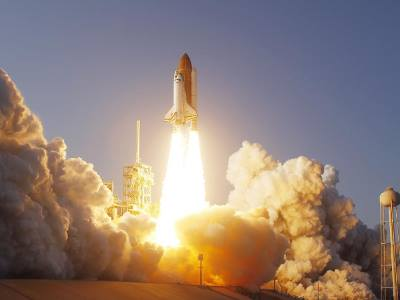
#> input picture Projet3/essai.jpeg, 400 x 300 px
$ python proj3.py   (Python 2 division)
#> lines starting #> are read from the running program, lines starting #| are printed output that depends on the picture
# -*- coding: utf-8 -*-

import numpy as np
import random as rd
import matplotlib.image as img
import matplotlib.pyplot as plt
import matplotlib.cm as cm

# 1. Housholder
"""
Fonction qui prend deux vecteurs X,Y de même norme et renvoie un vecteur U de norme euclidienne permettant d'obtenir la matrice de Householder
"""
def vector_U(X,Y):
    U = np.subtract( X, Y)
    if (np.linalg.norm(U)==0):
        n=len(U)
        return np.identity(n)
    else:
        U = U/(np.linalg.norm(U))
        return U

"""
Fonction qui prend les vecteurs X et Y et renvoie la matrice de Householder correspondante
"""
def Householder(X,Y):
    U = vector_U(X,Y)
    n = len(U)
    I = np.eye(n)
    #print np.outer(U,U.T)
    return I -( 2 * U * (U.T))
"""
Fonction calculant le produit d'une matrice de Housholder et d'un vecteur
"""
def opti_dot_vect (H, X):
    """Complexité n*(n-1)/2 au lieu de n*n"""
    n = len(H)
    V = np.zeros([n,1])
    for i in range(0,n):
        for j in range(i,n):
            V[i] = V[i] + H[i][j] * X[j]
            if( j>i ):
                V[j] = V[j] + H[j][i] * X[i]
    return V

"""
Fonction calculant le produit d'une matrice de Housholder et d'une autre matrice
"""
def opti_dot_mat (H,A):
    """Complexité de n*n*(n-1)/2 au lieu de n*n*n"""
    n = len(H)
    for i in range(0,n):
        Vold = opti_dot_vect( H, A[:,i] )
        if( i == 0 ):
            Vnew = Vold
        else:
            Vnew = np.vstack((np.array(Vnew),np.array(Vold)))
    return np.resize(Vnew,(n,n)).T

# 2. Mise sous forme bidiagonale
"""
Algorithme de bidiagonalisation
Ne fonctionne pas. Une erreur part de la première colonne, et se propage, de plus en plus colonne par colonne. Mais le résultat reste quand même bidiagonal
"""
# [23 lines left out: function bidiagonalization, not called in this run]

#3. Transformation QR
"""
Fonction incluant une portion de matrice carrée dans une autre.
Renvoie la matrice identité, modifiée par les coeficients de l'autre matrie à inclure.
"""
def include (A,n):
    m = len(A)
    I = np.eye(n)
    for i in range(0,m):
        for j in range(0,m):
            I[i+n-m,j+n-m] = A[i,j]
    return I

"""
Transformation QR, méthode itérative
"""
def QR (A):
    n = len(A)
    Rold = A
    for i in range(0,n):
        u = Rold[i:n,i]
        v = np.zeros([n-i,1])
        v[0] = np.linalg.norm(u)
        Qold = Householder( u, v )
        Qnew = include( Qold, n )
        if( i==0 ):
            Q = Qnew
        else:
            Q = np.dot(Q,Qnew)
        Rnew = np.dot( Qnew, Rold )
        Rold = Rnew
    return (Q,Rnew)

def transUSV (B, nmax):
    """Application de la transformation USV à la matrice Bidiagonale B"""
    n = len(B)
    U = np.identity(n)
    V = np.identity(n)
    S = B
    for i in range(0, nmax+1):
        (Q1,R1) = np.linalg.qr(S.T)
        (Q2,R2) = np.linalg.qr(R1.T)
        S = R2
        U = np.dot(U,Q2)
        V = np.dot(Q1.T,V)
    return U, S, V

# [14 lines of commented-out code are left out]

def genMatrixBD (n,p,pos):
    """Génère des matrices bidiagonales"""
#> called with n = 5, p = 54, pos = 1
    A = np.zeros([n,n])
    for i in range (0, n):
        for j in range (0,n):
            if (i == j):
                A[i][j] = rd.randint(0,p)
            if (pos == 1):
                if (i == j-1):
                    A[i][j] = rd.randint(0,p)
            else:
                if (i == j+1):
                    A[i][j] = rd.randint(0,p)
    return A

def erreurRelMat(A, B):
    """Donne la moyenne de l'erreur relatives termes à termes des
    coefs des mats"""
    n = len(A)
    s = 0
    for i in range (0,n):
        for j in range (0,n):
            s = s + abs(A[i][j] - B[i][j])
    m = s /(n*n)
    return m

def erreurD(S) :
    """Donne l'erreur de S et de S matrice diagonale"""
    n = len(S)
    res = 0
    for i in range (0,n):
        for j in range (0,n):
            if (i!=j):
                res = res + S[i][j]
    return res/(n*n)

# [9 lines left out: function erreurBD, not called in this run]

def convergenceD(A, iter):
    """Prends une matrice bidiagonale et renvoie le graphe de la
    convergence de S vers une matrice diagonale en fonction
    du nombre d'itération"""
    y = []
    for i in range (0, iter+1):
        (B,C,D) = transUSV (A,i)
        y.append(erreurD(C))
    x = np.arange(0, iter+1, 1)
    err = y[0]
    #print y
    plt.plot(x,y)
    # plt.axis([0,10,err-0.000000000000001,err+0.000000000000001])
    plt.show()

# [14 lines left out: function convergenceBD, not called in this run]

def invariantUSV(A, iter):
    """Prends une matrice bidiagonale et renvoie un graphe en fonction
    du nombre d'itération"""
#> called with A = array of shape (5, 5), iter = 100
    y = []
    for i in range (0, iter+1):
        (B,C,D) = transUSV (A,i)
        E = np.dot(B, np.dot(C,D))
        y.append(erreurRelMat(A,E))
    x = np.arange(0, iter+1, 1)
    err = y[0]
    #print y
    plt.plot(x,y)
    # plt.axis([0,10,err-0.000000000000001,err+0.000000000000001])
    plt.show()
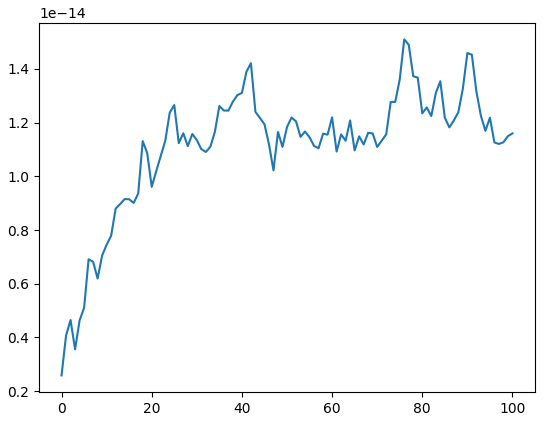
#> figure drawn by matplotlib, 1 panel; curve peaks at x = 76, y = 1.51e-14
#> in convergenceD, `plt.show()`:
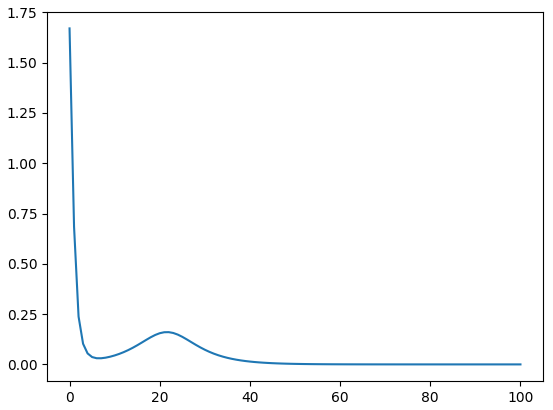
#> figure drawn by matplotlib, 1 panel; curve peaks at x = 0, y = 1.67
#> further down, M is the input picture: shape (300, 400, 3); mean R, G, B 145.6, 128.4, 120.4

# 4 . Compression d'images

"""Décomposition d’une matrice A en matrices U,S,V avec U et V orthogonales carrées et S diagonale réelle """
def compression_rang_k(A, k):
#> called with k = 50
    SVD = np.linalg.svd(A,full_matrices=False)
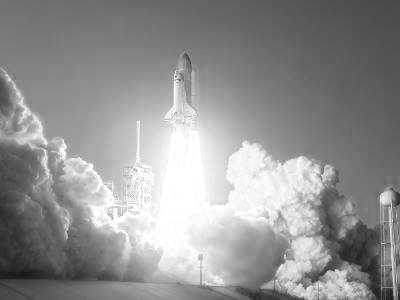
#> A: shape (300, 400); min 22, max 255, mean 145.6
    U = SVD[0]
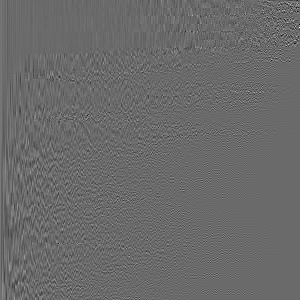
#> U: shape (300, 300) float64; min -0.541, max 0.755, mean 0.000227; drawn with min black and max white
    S = SVD[1]
#> S = 300 values, max 52942.1 at index 0, min 0.184 at index 299, mean 347.5
    V = SVD[2]
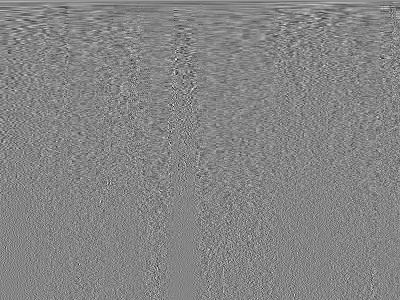
#> V: shape (300, 400) float64; min -0.342, max 0.315, mean 0.000229; drawn with min black and max white
    n = len(S)
#> n = 300
    for i in range (k, n):
        S[i] = 0.0
#> after the loop, S = 300 values, max 52942.1 at index 0, min 0 at index 50, mean 312.9
    S1 = np.diag(S)
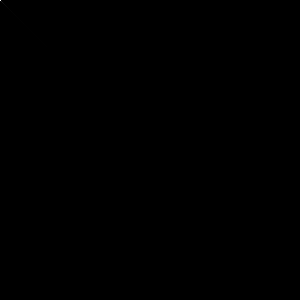
#> S1: shape (300, 300) float64; min 0, max 52942.1, mean 1; drawn with min black and max white
    A = np.dot(U, np.dot(S1,V))
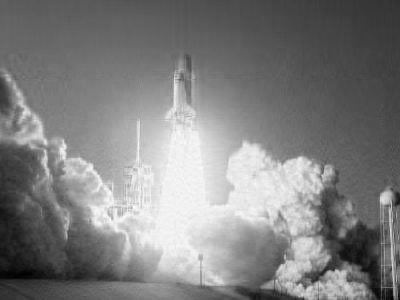
#> A: shape (300, 400) float64; min 23.27, max 267.4, mean 145.6; drawn with min black and max white
    return A

"""Compression d'une image"""
def compression_img(M,k):
#> (the run stopped early here; a loop or call above may not have finished)
